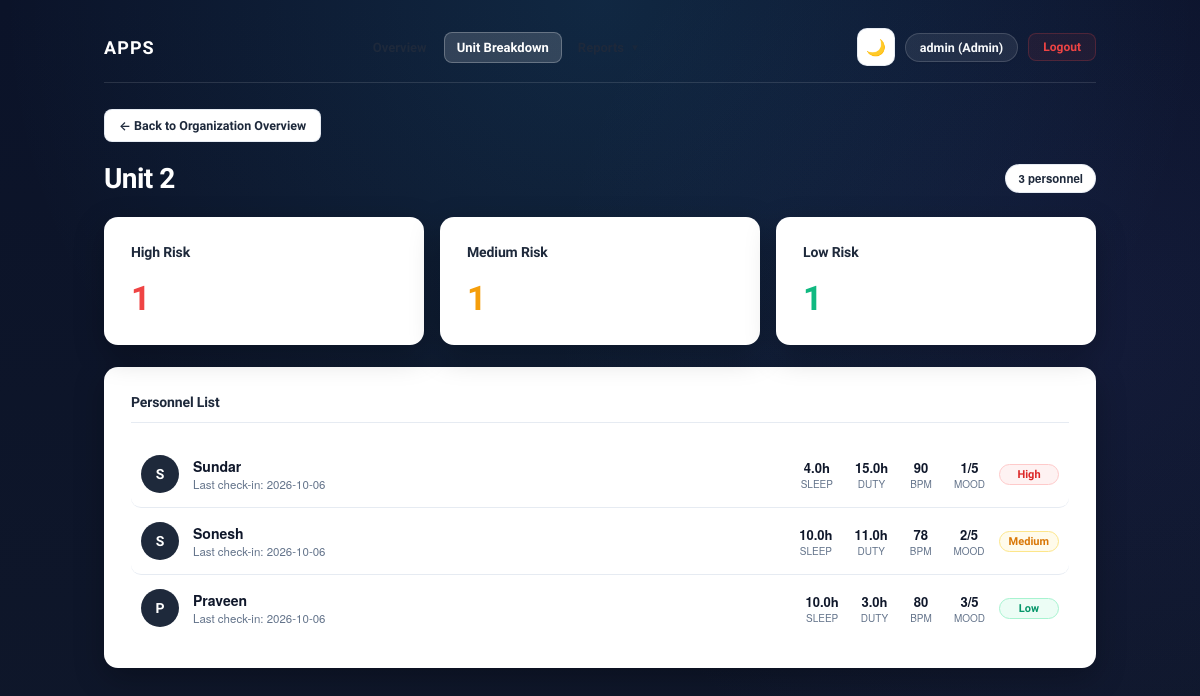
The page /admin/unit/2 (signed in) on the database as committed earlier.
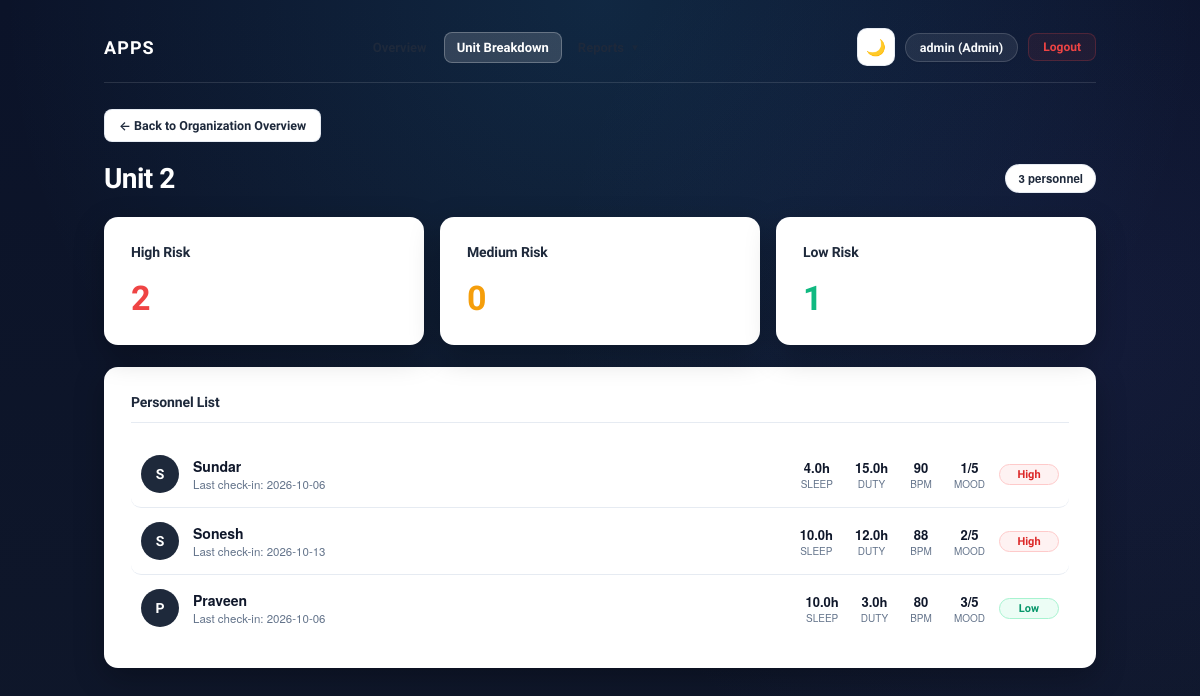
The same page on the database as committed later.
### tables this page shows
CREATE TABLE DailyData (
            id INTEGER PRIMARY KEY AUTOINCREMENT,
            user_id INTEGER NOT NULL,
            date TEXT NOT NULL,
            sleep_hours REAL,
            duty_hours REAL,
            heart_rate INTEGER,
            mood_score INTEGER,
            stress_level TEXT,
            recommendation TEXT
        );

CREATE TABLE Users (
            id INTEGER PRIMARY KEY AUTOINCREMENT,
            name TEXT NOT NULL,
            unit TEXT,
            password TEXT NOT NULL,
            role TEXT NOT NULL DEFAULT 'personnel'
        , assigned_officer_id INTEGER);

### app.py (the view)
@app.route("/admin/unit/<path:unit_name>")
@role_required("admin")
def admin_unit_detail(unit_name):
    conn = get_db()
    unit_filter = "(Users.unit IS NULL OR Users.unit = '')" if unit_name == "Unassigned" \
        else "Users.unit = ?"
    params = () if unit_name == "Unassigned" else (unit_name,)
    personnel = conn.execute(f"""
        SELECT Users.id, Users.name, Users.unit, DailyData.date, DailyData.sleep_hours,
               DailyData.duty_hours, DailyData.heart_rate, DailyData.mood_score,
               DailyData.stress_level
        FROM DailyData
        JOIN Users ON DailyData.user_id = Users.id
        WHERE DailyData.id IN (SELECT MAX(id) FROM DailyData GROUP BY user_id)
          AND Users.role = 'personnel'
          AND {unit_filter}
        ORDER BY DailyData.stress_level = 'High' DESC, DailyData.stress_level = 'Medium' DESC
    """, params).fetchall()
    conn.close()
    return render_template("admin_unit_detail.html", admin_name=session["user_name"],
                           unit_name=unit_name, personnel=personnel)

### app.py (called while the page is built, shortened)
def get_db():
    conn = sqlite3.connect(DB_PATH, factory=SyncedConnection)
    conn.row_factory = sqlite3.Row
    return conn

def role_required(*roles):
    def decorator(view):
        @wraps(view)
        def wrapper(*args, **kwargs):
            if "user_id" not in session or session.get("role") not in roles:
                return redirect(url_for("login"))
            return view(*args, **kwargs)
        return wrapper
    return decorator

@app.before_request
def block_cross_site_posts():
    if request.method != "POST":
        return
    source = request.headers.get("Origin") or request.headers.get("Referer")
    if source:
        if urlparse(source).netloc != request.host:
            abort(403)

@app.after_request
def add_security_headers(resp):
    resp.headers.setdefault("X-Content-Type-Options", "nosniff")
    resp.headers.setdefault("X-Frame-Options", "SAMEORIGIN")
    resp.headers.setdefault("Referrer-Policy", "same-origin")
    if "user_id" in session:
        resp.headers["Cache-Control"] = "no-store"
    return resp

@app.context_processor
def inject_nav_counts():
    return {}

### templates/admin_unit_detail.html (shortened to what this page needs)
<!DOCTYPE html>
<html lang="en">
<head>
<link rel="stylesheet" href="{{ url_for('static', filename='style.css') }}">
</head>
<body class="admin-page">
<div class="wrap">
    {% include "_header.html" %}
    <a href="{{ url_for('admin_dashboard') }}" class="btn-back">
    &larr; Back to Organization Overview
  </a>
  <div style="display:flex; align-items:center; justify-content:space-between; margin-bottom:22px; flex-wrap:wrap; gap:10px;">
    <h2 class="page-title" style="margin:0;">Unit {{ unit_name }}</h2>
    <span style="font-family:'Helvetica Neue', Arial, sans-serif; font-size:11.5px; background:var(--card); border:1px solid var(--line); padding:5px 12px; border-radius:20px; color:var(--steel-deep); font-weight:600;">
      {{ personnel|length }} personnel
    </span>
  </div>
  {% set high_c = personnel|selectattr('stress_level','equalto','High')|list|length %}
  {% set med_c = personnel|selectattr('stress_level','equalto','Medium')|list|length %}
  {% set low_c = personnel|selectattr('stress_level','equalto','Low')|list|length %}
  <div class="unit-risk-grid" style="margin-bottom:22px;">
    <div class="card stat-card-high">
      <h3 style="border:none; margin:0;">High Risk</h3>
      <p class="stat-value" style="color:var(--signal-high);">{{ high_c }}</p>
    </div>
    <div class="card stat-card-medium">
      <h3 style="border:none; margin:0;">Medium Risk</h3>
      <p class="stat-value" style="color:var(--signal-med);">{{ med_c }}</p>
    </div>
    <div class="card stat-card-low">
      <h3 style="border:none; margin:0;">Low Risk</h3>
      <p class="stat-value" style="color:var(--signal-low);">{{ low_c }}</p>
    </div>
  </div>
  <div class="card">
    <h3>Personnel List</h3>
    {% if personnel %}
    <div style="display:flex; flex-direction:column;">
      {% for p in personnel %}
      <div class="personnel-list-item">
        <div class="avatar-circle" style="width:38px; height:38px; font-size:14px;">
          {{ p.name[0]|upper }}
        </div>
        <div style="flex:1; min-width:160px;">
          <div style="font-family:'Helvetica Neue', Arial, sans-serif; font-size:14px; font-weight:600; color:var(--ink);">{{ p.name }}</div>
          <div style="font-family:'Helvetica Neue', Arial, sans-serif; font-size:11.5px; color:var(--steel);">Last check-in: {{ p.date }}</div>
        </div>
        <div class="personnel-stats-row" style="display:flex; gap:22px; font-family:'Helvetica Neue', Arial, sans-serif; text-align:center;">
          <div>
            <div style="font-size:13px; font-weight:600; color:var(--ink);">{{ p.sleep_hours }}h</div>
            <div style="font-size:10px; color:var(--steel);">SLEEP</div>
          </div>
          <div>
            <div style="font-size:13px; font-weight:600; color:var(--ink);">{{ p.duty_hours }}h</div>
            <div style="font-size:10px; color:var(--steel);">DUTY</div>
          </div>
          <div>
            <div style="font-size:13px; font-weight:600; color:var(--ink);">{{ p.heart_rate }}</div>
            <div style="font-size:10px; color:var(--steel);">BPM</div>
          </div>
          <div>
            <div style="font-size:13px; font-weight:600; color:var(--ink);">{{ p.mood_score }}/5</div>
            <div style="font-size:10px; color:var(--steel);">MOOD</div>
          </div>
        </div>
        <span class="risk-tag badge-{{ p.stress_level|lower }}" style="flex-shrink:0; min-width:60px; text-align:center;">{{ p.stress_level }}</span>
      </div>
      {% endfor %}
    </div>
    {% else %}
      <p class="empty-note">No personnel data yet for this unit.</p>
    {% endif %}
  </div>
</div>
</body>
</html>

Rows that differ between the two databases and show on the page:
no longer on this page (row unchanged): DailyData: name "S", name "Sonesh", date "2026-10-06", sleep_hours "10.0", duty_hours "11.0", heart_rate "78", mood_score "2", stress_level "Medium"
added DailyData: name "S", name "Sonesh", date "2026-10-13", sleep_hours "10.0", duty_hours "12.0", heart_rate "88", mood_score "2", stress_level "High"
Other text that changed with them:
{{ high_c }}: "1" → "2"
{{ med_c }}: "1" → "0"
